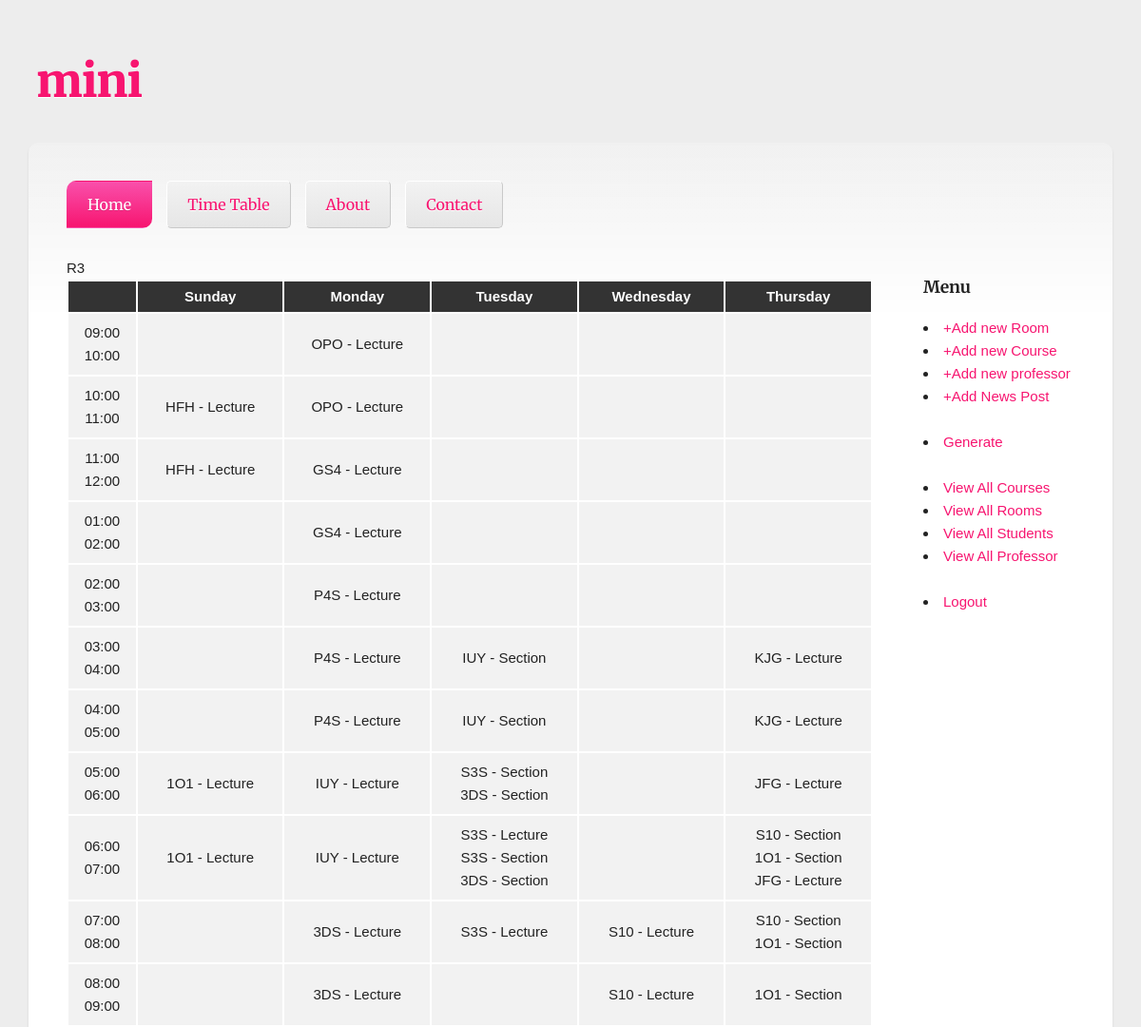
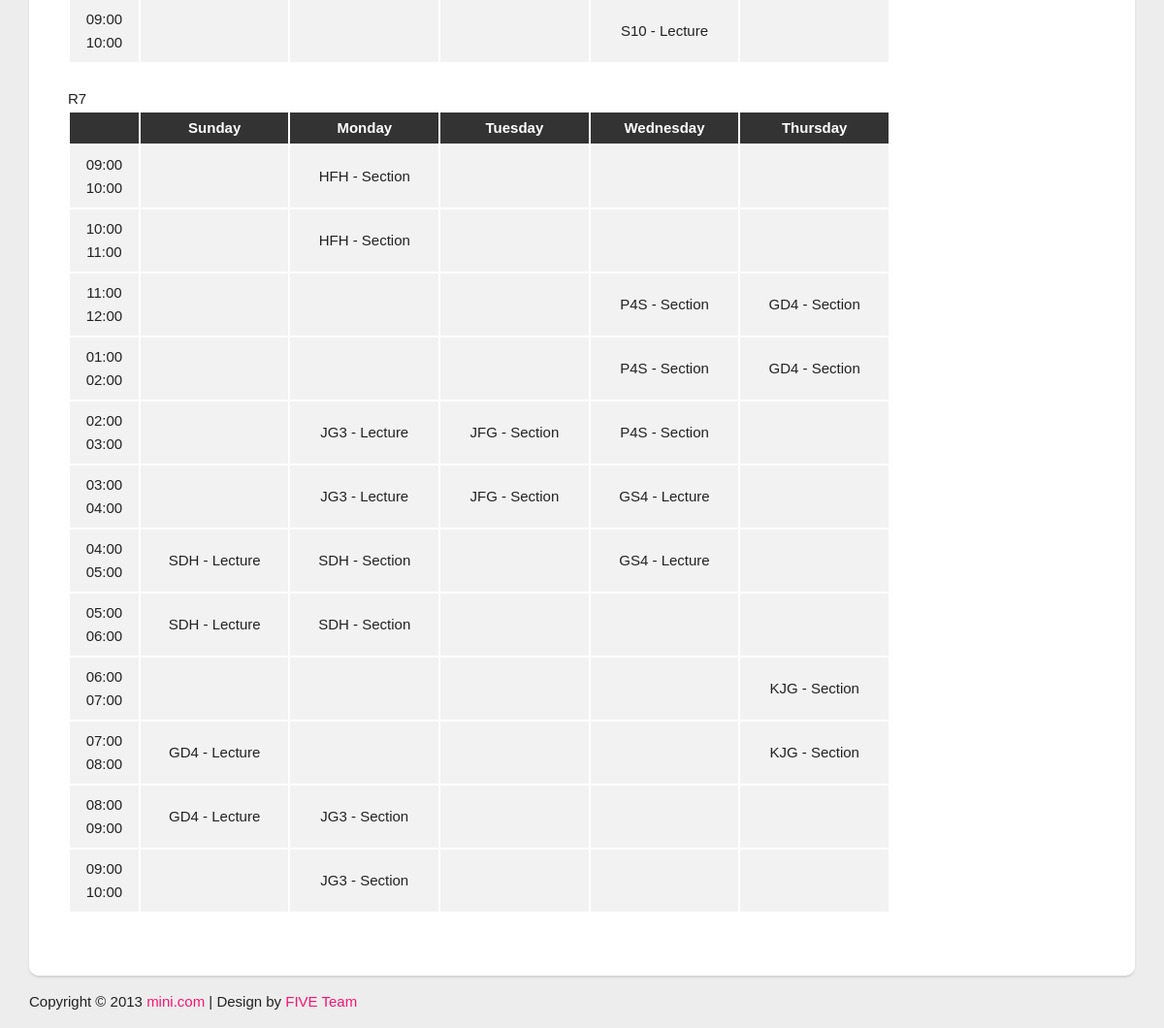
/AdminTable.php, run on the app's committed database (2 pictures, top to bottom).
### tables this page shows
CREATE TABLE IF NOT EXISTS `rooms` (
  `id` int(11) NOT NULL AUTO_INCREMENT,
  `name` varchar(50) NOT NULL,
  `no_seats` int(11) NOT NULL,
  `isLab` tinyint(2) NOT NULL,
  PRIMARY KEY (`id`)
);

CREATE TABLE IF NOT EXISTS `course_class` (
  `id` int(11) NOT NULL AUTO_INCREMENT,
  `name` varchar(70) NOT NULL,
  `course_id` int(11) NOT NULL,
  `professor_id` int(11) NOT NULL,
  `room_id` int(11) NOT NULL,
  `student_group_id` int(11) NOT NULL,
  `duration` int(11) NOT NULL,
  `lab` tinyint(1) NOT NULL,
  `time` int(11) NOT NULL,
  `day` int(11) NOT NULL,
  PRIMARY KEY (`id`)
);

### www/classes/database_objects.php (called while the page is built, shortened)
<?php require_once("database.php"); ?>
<?php
class DatabaseObject
{
	static protected $tablename;
	static function find_by_sql($sql)
	{
		global $database;
		$result = mysql_query($sql , $database->connection);
		$database->confirm_query($result);
		$objects_array = array();
		while($row = $database->fetch_array($result))
		{
			$objects_array[] = static::instantiate($row);
		}
		return $objects_array;
	}
	static function find_all()
	{
		$query = "SELECT * FROM "  . static::$tablename;
		return static::find_by_sql($query);
	}
	static function find_by_id($id)
	{
		$query = "SELECT * FROM ". static::$tablename . " WHERE id = {$id} LIMIT 1";
		$result = static::find_by_sql($query);
		return empty($result)? false : array_shift($result);
	}
	static function instantiate($record)
	{
		$object = new $class;
		foreach ($record as $attribute=>$value)
		{
			if($object->has_attribute($attribute))
			{
				$object->$attribute = $value;
			}
		}
		return $object;
	}
	function has_attribute($attribute)
	{
	    $object_vars = get_object_vars($this);
		return array_key_exists($attribute , $object_vars);
	}
}
?>

### www/classes/database.php (called while the page is built, shortened)
<?php
class Database
{
	public $connection;
	private $localhost;
	private $username;
	private $password;
	public function __construct($localhost="" , $username ="" , $password = "")
	{
		$this->localhost = $localhost;
		$this->username =  $username;
		$this->password = $password;
	}
	public function select_db($db_name)
	{
		$result = mysql_select_db($db_name , $this->connection);
	}
	public function open_connection()
	{
		$this->connection = mysql_connect( $this->localhost  , $this->username , $this->password);
	}
	public function fetch_array($result)
	{
	return mysql_fetch_array($result);
	}
}
$database = new Database("localhost" , "root" , "yoyo");
?>

### www/AdminTable.php (the view, shortened to what this page needs)
<?php
include("includes/functions.php");
?>
<!DOCTYPE html PUBLIC "-//W3C//DTD XHTML 1.0 Transitional//EN" "http://www.w3.org/TR/xhtml1/DTD/xhtml1-transitional.dtd">
<html xmlns="http://www.w3.org/1999/xhtml">
<head>
<link href="stylesheets/table.css" rel="stylesheet">
</head>
<body bgcolor="#dedede">
<?php include("includes/header.php"); ?>
<?php
$roomObj = new Room;
$rooms = $roomObj->find_all();
for($rs = 1; $rs <= count($rooms); $rs++) {
	$roomObj = new Room;
	$roomNow = $roomObj->find_by_id($rs);
	echo $roomNow->name;
?>
<table width="100%">
<tbody><tr class="head">
<th></th><th>Sunday</th><th>Monday</th><th>Tuesday</th><th>Wednesday</th><th>Thursday</th>
</tr>
<?php
$sql=mysql_query("select * from  course_class");
$time = 9;
for($i = 0; $i < 12; $i++) {
?>
<tr bgcolor="#f2f2f2" class="edit_tr">
<td class="edit_td2" width="8.5%">
<span class="text"><?php if($time < 10) echo "0$time:00 "; else echo "$time:00 "?><?php if($time+1 < 10) echo "0";  ?><?php echo $time+1;  ?><?php echo ":00" ?></span>
</td>
<?php
for($j = 0; $j < 5; $j++) {
?>
<td class="edit_td" width="18.3%">
<span class="text">
<?php
while($row=mysql_fetch_array($sql))
{
	$id=$row['id'];	$roomId=$row['room_id'];
	$duration=$row['duration'];
	$t=$row['time'];
	$name = $row['name'];
	$day=$row['day'];
	if( $t <= $i+1 && $t+$duration > $i+1 && $day == ($j+1) && $roomId == $rs) {
		echo $name."<br>";
	}
}
?>
</span>
</td>
<?php
}
?>
</tr>
<?php
$time++;
if($time == 12)
	$time = 1;
}
?>
</table>
<?php
echo "<br>";
}
include("includes/afooter.php")?>
</body>
</html>

### www/includes/header.php (shortened to what this page needs)
<!DOCTYPE html>
<html class="no-js">
<head>
	<link href="stylesheets/table.css" rel="stylesheet">
	<link href="stylesheets/style.css" rel="stylesheet">
</head>
<body>
	<header id="master-header" class="clearfix" role="banner">
		<hgroup>
			<h1 id="site-title"><a href="index.php" title="Your Site Name">mini</a></h1>
		</hgroup>
	</header>
<div id="main" class="row clearfix" >
	<nav class="main-navigation clearfix span12" role="navigation">
		<ul>
			<li class="current"><a href="index.php">Home</a></li>
			<li><a href="AdminTable.php">Time Table</a></li>
			<li>
				<a href="projectinfo.php">About</a>
			</li>
			<li><a href="contactus.php">Contact</a></li>
		</ul>
	</nav>
<div id="content" role="main" class="span7">

### www/includes/afooter.php (shortened to what this page needs)
<?php require_once('functions.php');?>
</div>
<div id="sidebar" role="complementary" class="span4">
	<aside class="widget">
		<h3 class="widget-title">Menu</h3>
		<?php echo admin_navigation();?>
	</aside>
</div>
</div>
	<footer id="footer" role="contentinfo">
		<p>
			Copyright &copy; 2013 <a href="#">mini.com</a>
			<span class="sep">|</span>
			Design by <a href="#" title="Design by FIVE Team">FIVE Team</a>
		</p>
	</footer>
</body>
</html>

### www/includes/functions.php (shortened to what this page needs)
<?php
function admin_navigation(){
					$output = "";
					$output .= "<li><a href = 'new_room.php'>+Add new Room </a></li>";
					$output .= "<li><a href = 'new_course.php'>+Add new Course</a></li>";
					$output .= "<li><a href = 'new_professor.php'>+Add new professor</a></li>";
					$output .= "<li><a href = 'new_news.php'>+Add News Post</a></li><br/>";
						$output .= "<li><a href = \"classes/Schedule.php\">Generate</a></li><br/>";
					$output .= "<li><a href = 'View.php?id=1'> View All Courses</a></li>";
					$output .= "<li><a href = 'View.php?id=2'> View All Rooms</a></li>";
					$output .= "<li><a href = 'View.php?id=3'> View All Students</a></li>";
					$output .= "<li><a href = 'View.php?id=4'> View All Professor</a></li><br/>";
					$output .= "<li><a href = 'Logout.php'>Logout </a></li>";
					return $output;
}
?>

### www/stylesheets/table.css (style rules this page uses)
td { padding:8px; text-align:center; }
body { font-family:Arial, Helvetica, sans-serif; font-size:16px; }
th { font-weight:bold; text-align:center; padding:4px; }
.head { background-color:#333; color:#FFFFFF }

### www/stylesheets/style.css (style rules this page uses)
.clearfix:before, .clearfix:after { display: table; content: ""; }
.clearfix:after { clear: both; }
aside, footer, header, hgroup, nav { display: block; }
html { font-size: 100%; -webkit-text-size-adjust: 100%; -ms-text-size-adjust: 100%; font-family: "Open Sans", "Helvetica Neue", sans-serif; color: #222222; }
body { margin: 0; font-size: 15px; line-height: 1.6; width: 100%; max-width: 1140px; min-width: 755px; margin: 0 auto; background-color: #ededed; background-image: url(images/bg.png); background-repeat: repeat; background-attachment: fixed; }
a { color: #f71570; text-decoration: none; }
h1, h2, h3 { font-family: "Merriweather", Georgia, serif; text-rendering: optimizelegibility; }
h1 { font-size: 28px; font-weight: 900; }
ul { list-style: square; }
nav ul { list-style: none; list-style-image: none; margin: 0; padding: 0; }
#main { background-color: none; background-image: -moz-linear-gradient(top, rgba(255, 255, 255, 0.25), #ffffff 190px); background-image: -ms-linear-gradient(top, rgba(255, 255, 255, 0.25), #ffffff 190px); background-image: -webkit-linear-gradient(top, rgba(255, 255, 255, 0.25), #ffffff 190px); background-image: -o-linear-gradient(top, rgba(255, 255, 255, 0.25), #ffffff 190px); background-image: linear-gradient(top, rgba(255, 255, 255, 0.25), #ffffff 190px); border-radius: 10px; padding: 40px; box-shadow: 0 2px 2px 0 rgba(204, 204, 204, 0.8); }
* { -webkit-box-sizing: border-box; -moz-box-sizing: border-box; -ms-box-sizing: border-box; box-sizing: border-box; }
#content { margin-left: 0; }
#sidebar { float: right; }
.row [class*="span"] { float: left; }
.row [class*="span"]:first-child { margin-left: 0; }
.row .span12 { width: 99.99999998999999%; *width: 99.94680850063828%; }
.row .span7 { width: 80%; *width: 80%; }
.row .span4 { width: 15%; *width: 15%; }
#master-header { padding: 8px; position: relative; }
#site-title { float: left; }
#site-title a { color: #f71570; display: inline-block; font-size: 48px; font-weight: 900; letter-spacing: -1px; text-shadow: 0 1px 0 #ffffff; -webkit-transition: all 200ms ease-in-out; -moz-transition: all 200ms ease-in-out; -ms-transition: all 200ms ease-in-out; -o-transition: all 200ms ease-in-out; transition: all 200ms ease-in-out; }
.main-navigation { margin: 0 0 25px; *z-index: 10; }
.main-navigation li { float: left; margin: 0 15px 0 0; position: relative; *z-index: 5; }
.main-navigation a { background-color: #e6e6e6; background-image: -moz-linear-gradient(top, #f2f2f2, #e6e6e6 100%); background-image: -ms-linear-gradient(top, #f2f2f2, #e6e6e6 100%); background-image: -webkit-linear-gradient(top, #f2f2f2, #e6e6e6 100%); background-image: -o-linear-gradient(top, #f2f2f2, #e6e6e6 100%); background-image: linear-gradient(top, #f2f2f2, #e6e6e6 100%); border: 1px solid; border-color: #ffffff #c9c9c9 #c9c9c9 #ffffff; border-radius: 5px; display: block; font: normal 16px "Merriweather", Georgia, serif; margin-bottom: 5px; padding: 14px 21px; text-shadow: 0 1px 0 #ffffff; -webkit-transition: all 150ms ease; -moz-transition: all 150ms ease; -ms-transition: all 150ms ease; -o-transition: all 150ms ease; transition: all 150ms ease; }
.main-navigation .current > a { background-color: #f71570; background-image: -moz-linear-gradient(top, #f950ab, #f71570 100%); background-image: -ms-linear-gradient(top, #f950ab, #f71570 100%); background-image: -webkit-linear-gradient(top, #f950ab, #f71570 100%); background-image: -o-linear-gradient(top, #f950ab, #f71570 100%); background-image: linear-gradient(top, #f950ab, #f71570 100%); border-color: transparent; border-radius: 10px 0 10px 0; color: #ffffff; text-shadow: 0 1px 0 rgba(0, 0, 0, 0.1); }

### data on the page
rooms: name "R3", time "9", time "10", time "11", time "12", time "1", time "2", time "3", time "4", time "5", time "6", time "7", time "8"
course_class: name "OPO - Lecture"
course_class: name "HFH - Lecture"
course_class: name "GS4 - Lecture"
course_class: name "P4S - Lecture"
course_class: name "IUY - Section"
course_class: name "KJG - Lecture"
course_class: name "1O1 - Lecture"
course_class: name "IUY - Lecture"
course_class: name "S3S - Section"
course_class: name "3DS - Section"
course_class: name "JFG - Lecture"
course_class: name "S3S - Lecture"
course_class: name "S10 - Section"
course_class: name "1O1 - Section"
course_class: name "3DS - Lecture"
course_class: name "S10 - Lecture"
rooms: name "R7", time "9", time "10", time "11", time "12", time "1", time "2", time "3", time "4", time "5", time "6", time "7", time "8"
course_class: name "HFH - Section"
course_class: name "P4S - Section"
course_class: name "GD4 - Section"
course_class: name "JG3 - Lecture"
course_class: name "JFG - Section"
course_class: name "GS4 - Lecture"
course_class: name "SDH - Lecture"
course_class: name "SDH - Section"
course_class: name "KJG - Section"
course_class: name "GD4 - Lecture"
course_class: name "JG3 - Section"
